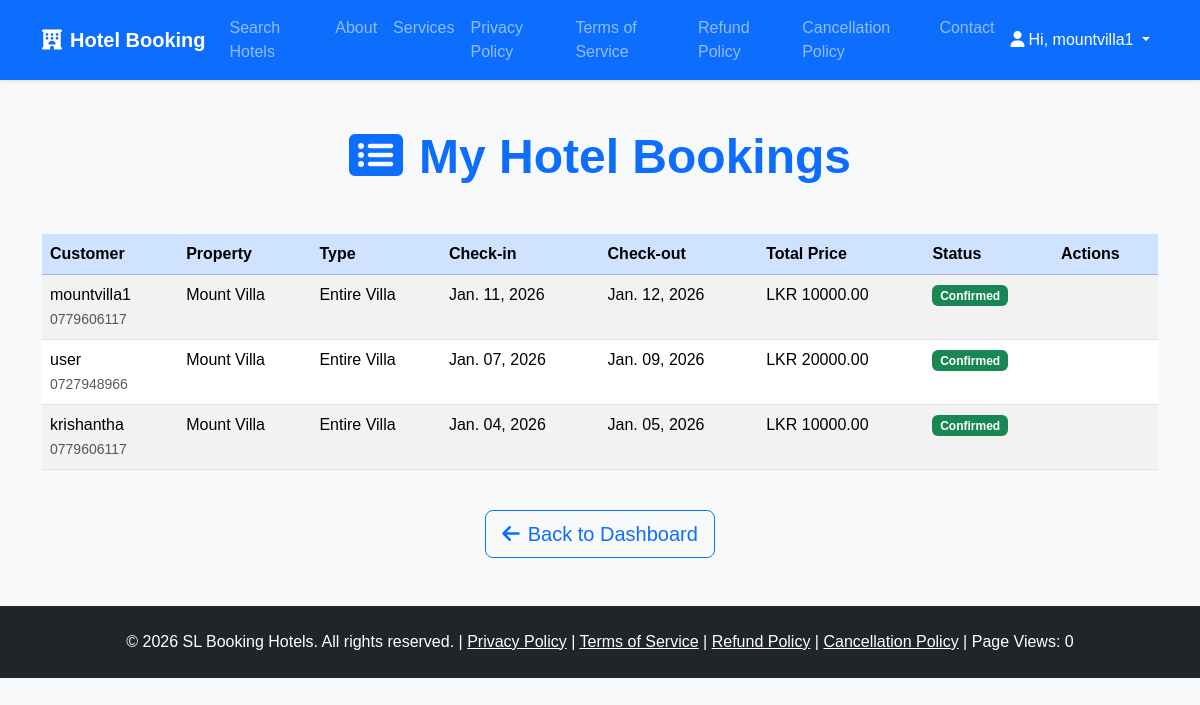
The page /owner/bookings/ (signed in) on the database as committed earlier.
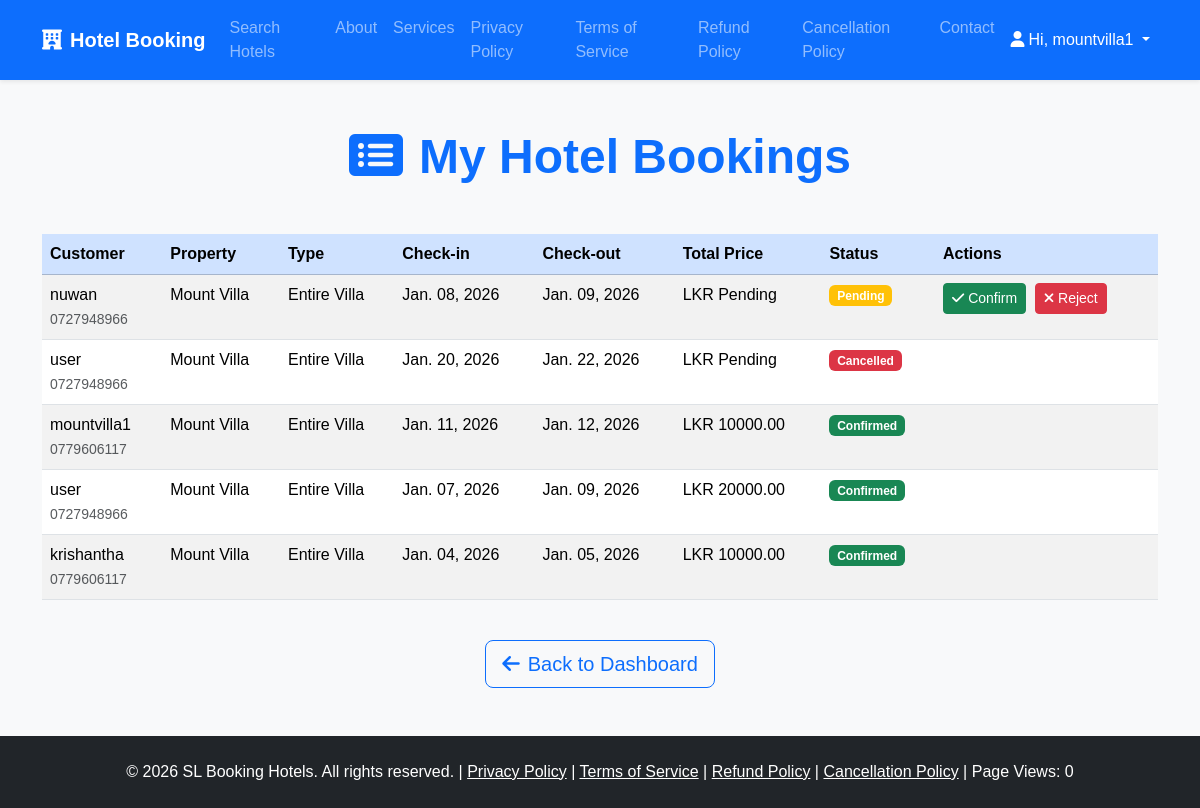
The same page on the database as committed later.
### core/models.py (models this page shows, shortened)
class Booking(models.Model):
    hotel = models.ForeignKey(Hotel, on_delete=models.CASCADE, related_name='bookings')
    room = models.ForeignKey(Room, on_delete=models.CASCADE, null=True, blank=True)
    user = models.ForeignKey(User, on_delete=models.CASCADE)
    check_in = models.DateField()
    check_out = models.DateField()
    status = models.CharField(max_length=20, choices=STATUS_CHOICES, default='pending')
    amount = models.DecimalField(max_digits=10, decimal_places=2, default=0.00)

class Profile(models.Model):
    user = models.OneToOneField(User, on_delete=models.CASCADE)
    role = models.CharField(max_length=20, choices=ROLE_CHOICES, default='customer')
    phone_number = models.CharField(max_length=20, blank=True, null=True)

class Hotel(models.Model):
    owner = models.ForeignKey(User, on_delete=models.CASCADE, related_name='hotels')
    name = models.CharField(max_length=200)
    address = models.CharField(max_length=300)
    description = models.TextField()
    main_image = models.ImageField(upload_to='hotels/')
    photo1 = models.ImageField(upload_to='hotels/', blank=True, null=True)
    photo2 = models.ImageField(upload_to='hotels/', blank=True, null=True)
    photo3 = models.ImageField(upload_to='hotels/', blank=True, null=True)
    photo4 = models.ImageField(upload_to='hotels/', blank=True, null=True)
    facilities = MultiSelectField(choices=FACILITIES_CHOICES, blank=True)
    rented_type = models.CharField(max_length=20, choices=RENTED_TYPE_CHOICES, default='rooms')
    price_per_night = models.DecimalField(max_digits=10, decimal_places=2, blank=True, null=True)
    google_location_link = models.URLField(blank=True, null=True, verbose_name="Google Maps Link")
    facebook_page = models.URLField(blank=True, null=True, verbose_name="Facebook Page Link")

### core/views.py (the view)
# urls.py: path('owner/bookings/', views.owner_bookings, name='owner_bookings'),
@login_required
def owner_bookings(request):
    if not hasattr(request.user, 'profile') or request.user.profile.role != 'owner':
        messages.error(request, 'Access denied.')
        return redirect('home')
    bookings = Booking.objects.filter(hotel__owner=request.user).order_by('-id')
    return render(request, 'core/owner_bookings.html', {'bookings': bookings})

### core/context_processors.py (called while the page is built)
def site_stats(request):
    stats, _ = SiteStats.objects.get_or_create(pk=1, defaults={'total_views': 0})
    return {'total_views': stats.total_views}

### templates/core/owner_bookings.html (shortened to what this page needs)
{% extends 'core/base.html' %}
{% load static %}
{% block content %}
<div class="container mt-5 mb-5">
    <h1 class="text-center mb-5 display-5 fw-bold text-primary">
        <i class="fas fa-list-alt me-3"></i>My Hotel Bookings
    </h1>
    {% if bookings %}
        <div class="table-responsive">
            <table class="table table-striped table-hover">
                <thead class="table-primary">
                    <tr>
                        <th>Customer</th>
                        <th>Property</th>
                        <th>Type</th>
                        <th>Check-in</th>
                        <th>Check-out</th>
                        <th>Total Price</th>
                        <th>Status</th>
                        <th>Actions</th>
                    </tr>
                </thead>
                <tbody>
                    {% for booking in bookings %}
                        <tr>
                            <td>
                                {{ booking.user.username }}<br>
                                <small class="text-muted">
                                    {% if booking.user.profile.phone_number %}
                                        {{ booking.user.profile.phone_number }}
                                    {% else %}
                                        No phone provided
                                    {% endif %}
                                </small>
                            </td>
                            <td>{{ booking.hotel.name }}</td>
                            <td>
                                {% if booking.room %}
                                    Room Booking
                                {% else %}
                                    Entire Villa
                                {% endif %}
                            </td>
                            <td>{{ booking.check_in|date:"M. d, Y" }}</td>
                            <td>{{ booking.check_out|date:"M. d, Y" }}</td>
                            <td>
                                {% if booking.amount > 0 %}
                                    LKR {{ booking.amount }}
                                {% else %}
                                    LKR Pending
                                {% endif %}
                            </td>
                            <td>
                                <span class="badge
                                    {% if booking.status == 'pending' %}bg-warning
                                    {% elif booking.status == 'confirmed' %}bg-success
                                    {% else %}bg-danger{% endif %}">
                                    {{ booking.get_status_display }}
                                </span>
                            </td>
                            <td>
                                {% if booking.status == 'pending' %}
                                    <a href="{% url 'confirm_booking' booking.id %}" class="btn btn-success btn-sm me-1">
                                        <i class="fas fa-check"></i> Confirm
                                    </a>
                                    <a href="{% url 'reject_booking' booking.id %}" class="btn btn-danger btn-sm">
                                        <i class="fas fa-times"></i> Reject
                                    </a>
                                {% endif %}
                            </td>
                        </tr>
                    {% endfor %}
                </tbody>
            </table>
        </div>
    {% else %}
        <div class="text-center py-5">
            <p class="text-muted fs-4">No bookings yet.</p>
        </div>
    {% endif %}
    <div class="text-center mt-4">
        <a href="{% url 'owner_dashboard' %}" class="btn btn-outline-primary btn-lg">
            <i class="fas fa-arrow-left me-2"></i>Back to Dashboard
        </a>
    </div>
</div>
{% endblock %}

Rows that differ between the two databases and show on the page:
added Booking: user.username "nuwan", user.profile.phone_number "0727948966", hotel.name "Mount Villa", shows "Entire Villa", check_in "Jan. 08, 2026", check_out "Jan. 09, 2026", amount "LKR Pending", status "Pending", shows "Confirm"
added Booking: user.username "user", user.profile.phone_number "0727948966", hotel.name "Mount Villa", shows "Entire Villa", check_in "Jan. 20, 2026", check_out "Jan. 22, 2026", amount "LKR Pending", status "Cancelled"
